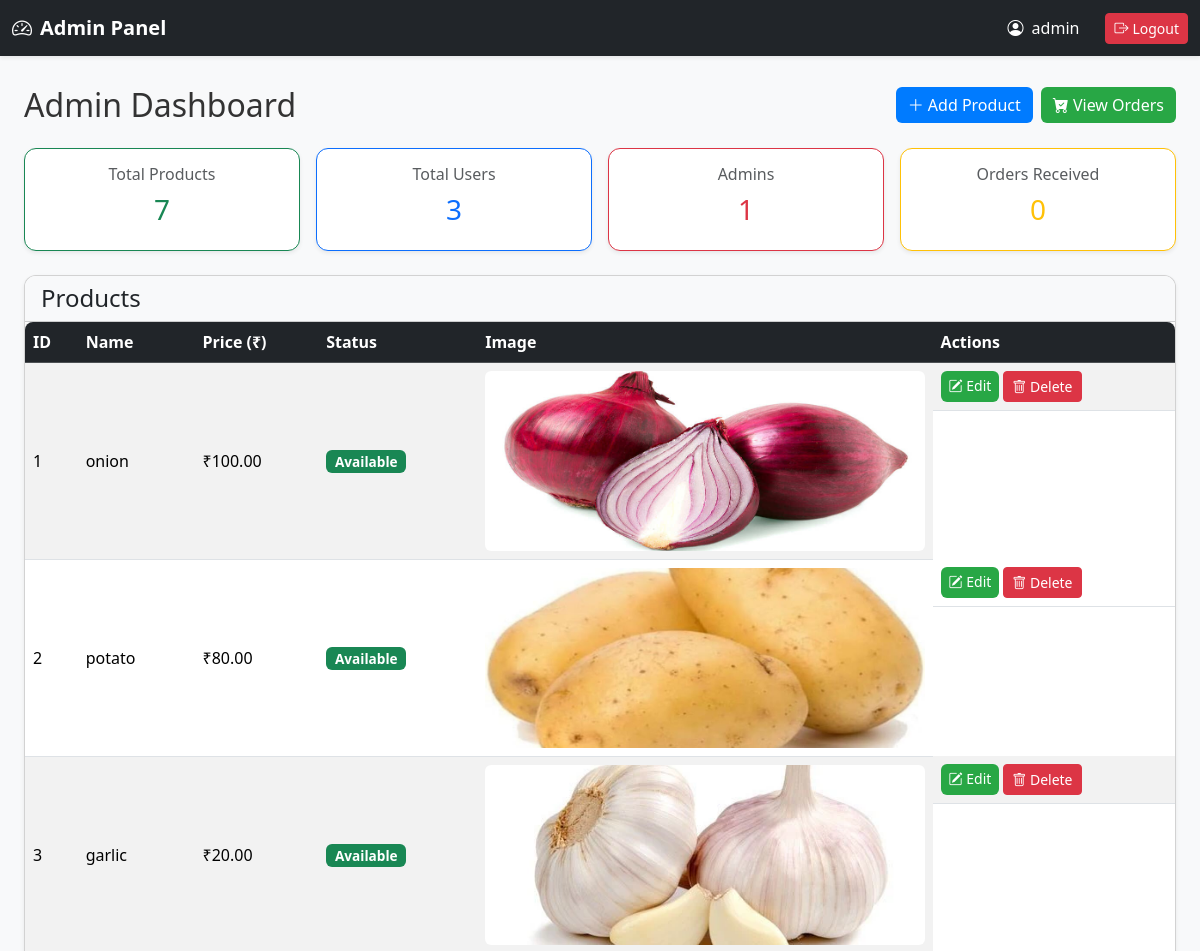
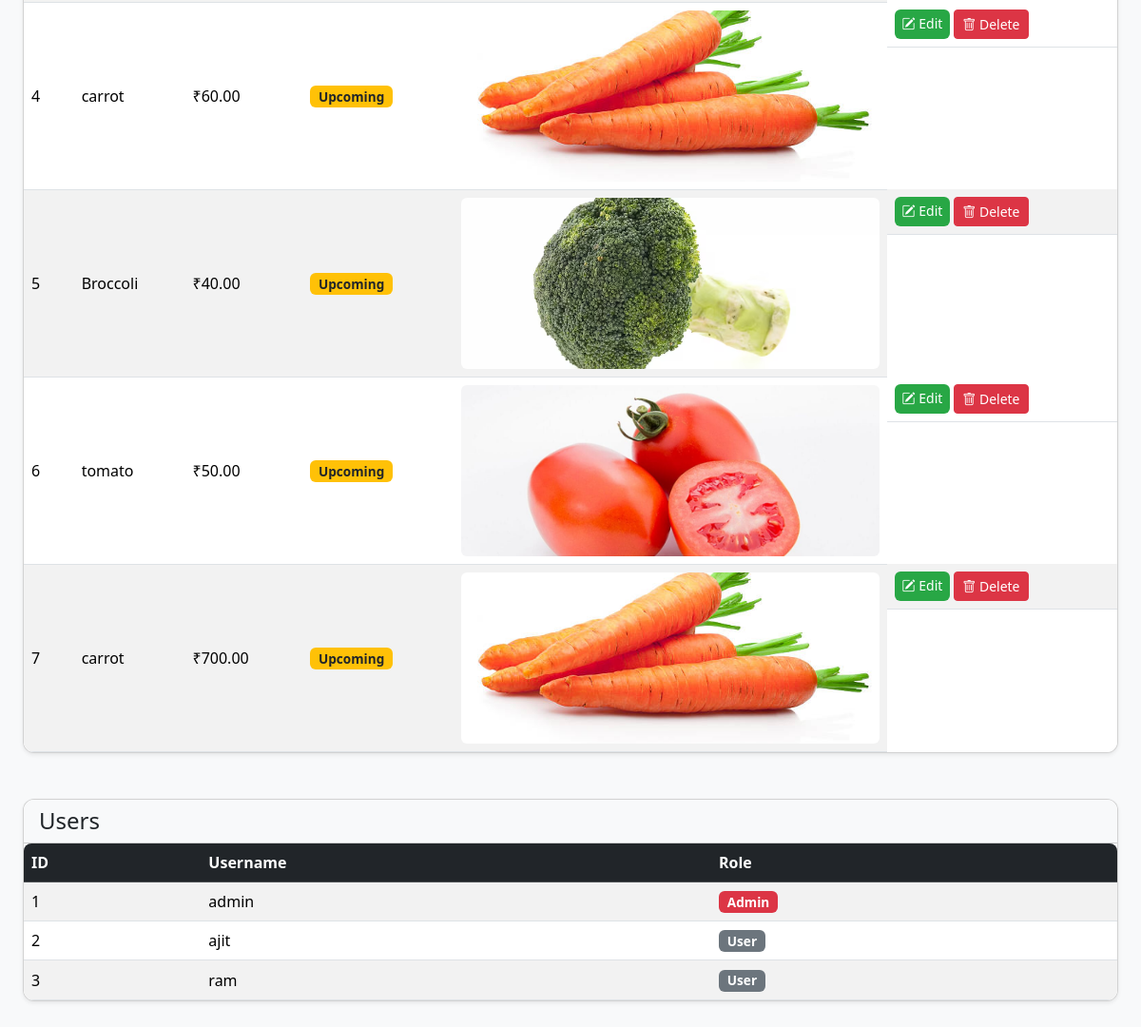
Page /admin (signed in) on the earlier database version (2 pictures, top to bottom).
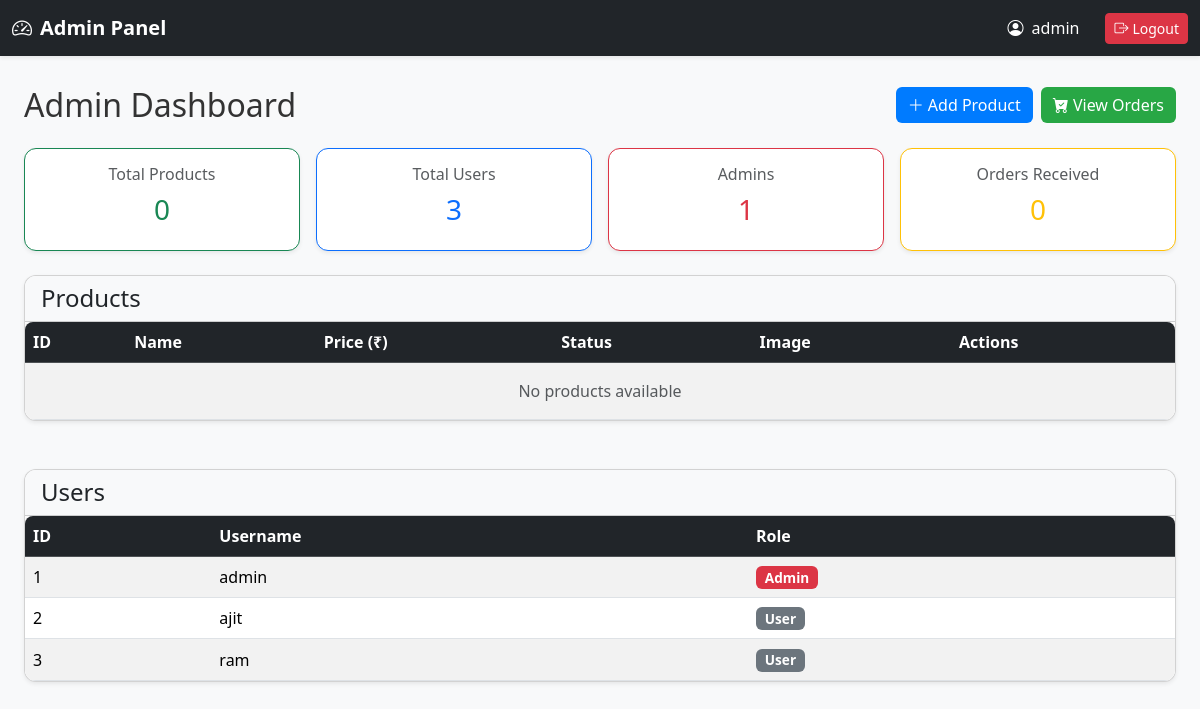
Same page on the later database version.
### app.py (models this page shows)
class Product(db.Model):
    id = db.Column(db.Integer, primary_key=True)
    name = db.Column(db.String(150), nullable=False)
    price = db.Column(db.Float, nullable=False)
    image = db.Column(db.String(150), nullable=False)
    status = db.Column(db.String(20), nullable=False, default='available')  # available / upcoming

class User(UserMixin, db.Model):
    id = db.Column(db.Integer, primary_key=True)
    username = db.Column(db.String(150), unique=True, nullable=False)
    password = db.Column(db.String(255), nullable=False)
    is_admin = db.Column(db.Boolean, default=False)

### app.py (the view)
@app.route('/admin')
@admin_required
def admin_dashboard():
    products = Product.query.all()
    users = User.query.all()
    return render_template('admin_dashboard.html', products=products, users=users)

### app.py (called while the page is built)
@login_manager.user_loader
def load_user(user_id):
    return db.session.get(User, int(user_id))

def admin_required(f):
    @wraps(f)
    def wrapper(*args, **kwargs):
        if not current_user.is_authenticated or not current_user.is_admin:
            flash("Admin access required!", "danger")
            return redirect(url_for('admin_login'))
        return f(*args, **kwargs)
    return wrapper

### templates/admin_dashboard.html (shortened to what the changed rows need)
{% extends 'admin_base.html' %}
{% block content %}
<div class="container mt-4">
    <div class="d-flex justify-content-between align-items-center mb-4 flex-wrap">
        <h2 class="mb-2 mb-md-0">Admin Dashboard</h2>
    </div>
    <div class="row mb-4 g-3">
        <div class="col-md-3">
            <div class="card shadow-sm text-center p-3 border-success">
                <h6 class="text-muted">Total Products</h6>
                <h3 class="text-success">{{ products|length }}</h3>
            </div>
        </div>
    </div>
    <div class="card shadow-sm mb-5">
        <div class="card-body p-0 table-responsive">
            <table class="table table-striped table-hover mb-0 align-middle">
                <thead class="table-dark">
                    <tr>
                        <th>ID</th>
                        <th>Name</th>
                        <th>Price (₹)</th>
                        <th>Status</th>
                        <th>Image</th>
                        <th>Actions</th>
                    </tr>
                </thead>
                <tbody>
                    {% for p in products %}
                    <tr>
                        <td>{{ p.id }}</td>
                        <td>{{ p.name }}</td>
                        <td>₹{{ "%.2f"|format(p.price) }}</td>
                        <td>
                            {% if p.status == 'available' %}
                                <span class="badge bg-success">Available</span>
                            {% else %}
                                <span class="badge bg-warning text-dark">Upcoming</span>
                            {% endif %}
                        </td>
                        <td>
                            <img src="{{ url_for('static', filename='images/' ~ p.image) }}"
                                 class="rounded" height="50">
                        </td>
                        <td class="d-flex gap-1 flex-wrap">
                            <a href="{{ url_for('admin_edit', id=p.id) }}" class="btn btn-primary btn-sm">
                                <i class="bi bi-pencil-square"></i> Edit
                            </a>
                            <form action="{{ url_for('admin_delete', id=p.id) }}" method="POST" class="d-inline">
                                <button type="submit" class="btn btn-danger btn-sm"
                                        onclick="return confirm('Delete this product?')">
                                    <i class="bi bi-trash"></i> Delete
                                </button>
                            </form>
                        </td>
                    </tr>
                    {% else %}
                    <tr>
                        <td colspan="6" class="text-center text-muted py-3">
                            No products available
                        </td>
                    </tr>
                    {% endfor %}
                </tbody>
            </table>
        </div>
    </div>
    <div class="card shadow-sm mb-5">
        <div class="card-body p-0 table-responsive">
            <table class="table table-striped table-hover mb-0 align-middle">
                <thead class="table-dark">
                    <tr>
                        <th>ID</th>
                        <th>Username</th>
                        <th>Role</th>
                    </tr>
                </thead>
                <tbody>
                    {% for u in users %}
                    <tr>
                        <td>{{ u.id }}</td>
                        <td>{{ u.username }}</td>
                        <td>
                            {% if u.is_admin %}
                                <span class="badge bg-danger">Admin</span>
                            {% else %}
                                <span class="badge bg-secondary">User</span>
                            {% endif %}
                        </td>
                    </tr>
                    {% else %}
                    <tr>
                        <td colspan="3" class="text-center text-muted py-3">
                            No users found
                        </td>
                    </tr>
                    {% endfor %}
                </tbody>
            </table>
        </div>
    </div>
</div>
{% endblock %}

### templates/admin_base.html (shortened to what this page needs)
<!doctype html>
<html lang="en">
<head>
  <link href="https://cdn.jsdelivr.net/npm/bootstrap@5.3.2/dist/css/bootstrap.min.css" rel="stylesheet">
  <link href="https://cdn.jsdelivr.net/npm/bootstrap-icons@1.11.1/font/bootstrap-icons.css" rel="stylesheet">
  <link rel="stylesheet" href="{{ url_for('static', filename='css/style.css') }}">
</head>
<body>
{% if request.endpoint != 'admin_login' and current_user.is_authenticated %}
<nav class="navbar navbar-expand-lg navbar-dark bg-dark shadow-sm">
  <div class="container-fluid">
    <a class="navbar-brand" href="{{ url_for('admin_dashboard') }}">
      <i class="bi bi-speedometer2"></i> Admin Panel
    </a>
    <div class="collapse navbar-collapse justify-content-end" id="adminNavbar">
      <ul class="navbar-nav align-items-center gap-3">
        <li class="nav-item">
          <span class="navbar-text text-white">
            <i class="bi bi-person-circle"></i> {{ current_user.username }}
          </span>
        </li>
<li class="nav-item">
  <a href="{{ url_for('admin_logout') }}"
     class="btn btn-danger btn-sm d-flex align-items-center gap-1">
    <i class="bi bi-box-arrow-right"></i> Logout
  </a>
</li>
      </ul>
    </div>
  </div>
</nav>
{% endif %}
<div class="container mt-4">
  {% block content %}{% endblock %}
</div>
</body>
</html>

Differences in the rows shown:
removed Product: id "1", name "onion", price "100.00", status "Available", image (picture)
removed Product: id "2", name "potato", price "80.00", status "Available", image (picture)
removed Product: id "3", name "garlic", price "20.00", status "Available", image (picture)
removed Product: id "4", name "carrot", price "60.00", status "Upcoming", image (picture)
removed Product: id "5", name "Broccoli", price "40.00", status "Upcoming", image (picture)
removed Product: id "6", name "tomato", price "50.00", status "Upcoming", image (picture)
removed Product: id "7", name "carrot", price "700.00", status "Upcoming", image (picture)
Other differences:
{{ products|length }}: "7" → "0"
text now shown: "No products available"
